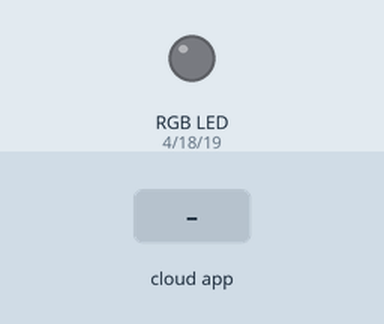
Simulated run of this sketch. Board: ESP32. Shown: an RGB LED mixed from three pins (HIGH = lit). The inputs (shaded band) are chosen by the test bench. Dim RGB values are drawn brighter than linear; WiFi joins after 1.5 s; servers stay silent unless stated; what the sketch prints to the serial monitor is not drawn.

Above: at 2.7 s.
2.8 s: the phone or cloud app sets Color.Light to 64
At 4.0 s:
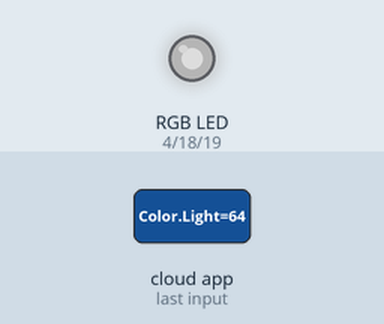
4.3 s: the phone or cloud app sets Color.Light to 128
At 5.3 s:
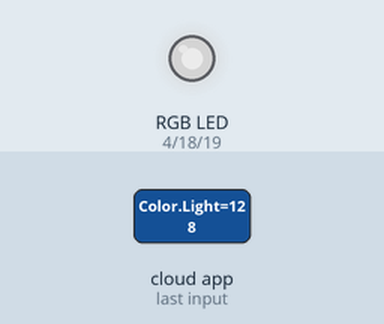
5.8 s: the phone or cloud app sets Color.Light to 255
At 6.4 s:
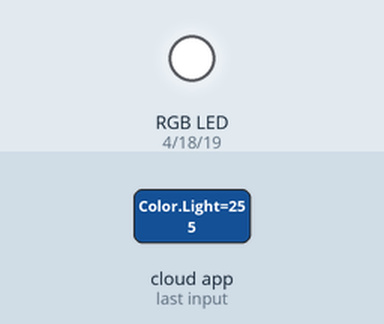
Timing chart, 0 to 8.8 s (numbered marks = the images above; inputs shaded):
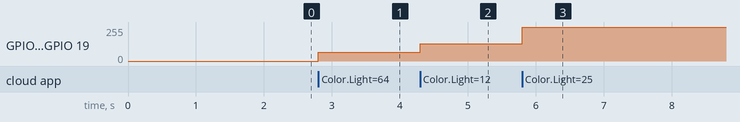

Measured:
- after the input at 2.8 s, GPIO 4 (redPin), GPIO 18 (greenPin), GPIO 19 (bluePin): 0/255 → 64/255 at once
- after the input at 4.3 s, GPIO 4 (redPin), GPIO 18 (greenPin), GPIO 19 (bluePin): 64/255 → 128/255 at once
- after the input at 5.8 s, GPIO 4 (redPin), GPIO 18 (greenPin), GPIO 19 (bluePin): 128/255 → 255/255 at once

The sketch:

alexa_rgb.ino
```cpp
#define ESPALEXA_ASYNC
#include <Espalexa.h>
#include <WiFi.h>

// define the GPIO connected with Relays and switches
#define redPin 4  //D23
#define greenPin 18  //D23
#define bluePin 19  //D23

// prototypes
boolean connectWifi();

//callback function prototype
void colorLightChanged(uint8_t brightness, uint32_t rgb);

// Change this!!
const char* ssid = "SSID";
const char* password = "PASSWORD";

boolean wifiConnected = false;

Espalexa espalexa;

void setup(){
  Serial.begin(115200);

  pinMode(redPin,OUTPUT);
  pinMode(greenPin,OUTPUT);
  pinMode(bluePin,OUTPUT);
  // Initialise wifi connection
  wifiConnected = connectWifi();

  if(wifiConnected){
    espalexa.addDevice("Color Light", colorLightChanged);

    espalexa.begin();

  } else
  {
    while (1) {
      Serial.println("Cannot connect to WiFi. Please check data and reset the ESP.");
      delay(2500);
    }
  }
}

void loop()
{
   espalexa.loop();
   delay(1);
}

//the color device callback function has two parameters
void colorLightChanged(uint8_t brightness, uint32_t rgb) {
  //do what you need to do here, for example control RGB LED strip
  uint8_t red = (rgb >> 16) & 0xFF;
  uint8_t green = (rgb >>  8) & 0xFF;
  uint8_t blue = rgb & 0xFF;

  red = (red * brightness) / 255;
  green = (green * brightness) / 255;
  blue = (blue * brightness) / 255;

  Serial.print(", Red: ");
  Serial.print(red); //get red component
  Serial.print(", Green: ");
  Serial.print(green); //get green
  Serial.print(", Blue: ");
  Serial.println(blue); //get blue

  analogWrite(redPin,red);
  analogWrite(greenPin,green);
  analogWrite(bluePin,blue);
}

// connect to wifi – returns true if successful or false if not
boolean connectWifi(){
  boolean state = true;
  int i = 0;

  WiFi.mode(WIFI_STA);
  WiFi.begin(ssid, password);
  Serial.println("");
  Serial.println("Connecting to WiFi");

  // Wait for connection
  Serial.print("Connecting...");
  while (WiFi.status() != WL_CONNECTED) {
    delay(500);
    Serial.print(".");
    if (i > 40){
      state = false; break;
    }
    i++;
  }
  Serial.println("");
  if (state){
    Serial.print("Connected to ");
    Serial.println(ssid);
    Serial.print("IP address: ");
    Serial.println(WiFi.localIP());
  }
  else {
    Serial.println("Connection failed.");
  }
  return state;
}
```
